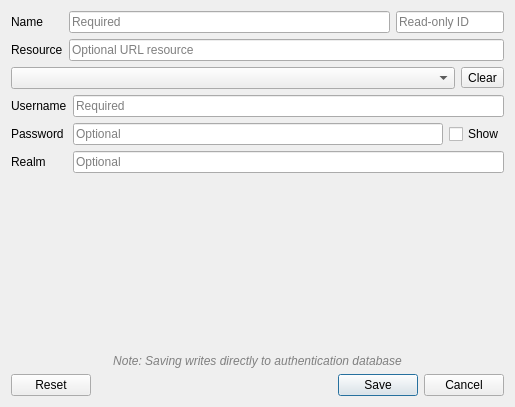
<?xml version="1.0" encoding="UTF-8"?>
<ui version="4.0">
 <class>QgsAuthConfigWidget</class>
 <widget class="QDialog" name="QgsAuthConfigWidget">
  <property name="geometry">
   <rect>
    <x>0</x>
    <y>0</y>
    <width>515</width>
    <height>407</height>
   </rect>
  </property>
  <property name="minimumSize">
   <size>
    <width>400</width>
    <height>0</height>
   </size>
  </property>
  <property name="windowTitle">
   <string>Authentication</string>
  </property>
  <layout class="QGridLayout" name="gridLayout">
   <item row="4" column="0" colspan="2">
    <layout class="QHBoxLayout" name="horizontalLayout">
     <item>
      <widget class="QComboBox" name="cmbAuthProviderType"/>
     </item>
     <item>
      <widget class="QToolButton" name="btnClear">
       <property name="text">
        <string>Clear</string>
       </property>
      </widget>
     </item>
    </layout>
   </item>
   <item row="2" column="0">
    <widget class="QLabel" name="label_3">
     <property name="text">
      <string>Resource</string>
     </property>
    </widget>
   </item>
   <item row="8" column="0" colspan="2">
    <widget class="QDialogButtonBox" name="buttonBox">
     <property name="standardButtons">
      <set>QDialogButtonBox::Cancel|QDialogButtonBox::Reset|QDialogButtonBox::Save</set>
     </property>
    </widget>
   </item>
   <item row="6" column="0" colspan="2">
    <widget class="QStackedWidget" name="stkwProviderType">
     <property name="currentIndex">
      <number>0</number>
     </property>
     <widget class="QWidget" name="pageBasic">
      <layout class="QGridLayout" name="gridLayout_4">
       <property name="leftMargin">
        <number>0</number>
       </property>
       <property name="topMargin">
        <number>0</number>
       </property>
       <property name="rightMargin">
        <number>0</number>
       </property>
       <property name="bottomMargin">
        <number>0</number>
       </property>
       <item row="0" column="0">
        <widget class="QLabel" name="label_5">
         <property name="text">
          <string>Username</string>
         </property>
        </widget>
       </item>
       <item row="3" column="0">
        <widget class="QLabel" name="label_6">
         <property name="text">
          <string>Realm</string>
         </property>
        </widget>
       </item>
       <item row="1" column="1">
        <layout class="QHBoxLayout" name="horizontalLayout_2">
         <property name="spacing">
          <number>6</number>
         </property>
         <item>
          <widget class="QLineEdit" name="leBasicPassword">
           <property name="text">
            <string/>
           </property>
           <property name="echoMode">
            <enum>QLineEdit::Password</enum>
           </property>
           <property name="placeholderText">
            <string>Optional</string>
           </property>
          </widget>
         </item>
         <item>
          <widget class="QCheckBox" name="chkBasicPasswordShow">
           <property name="sizePolicy">
            <sizepolicy hsizetype="Maximum" vsizetype="Fixed">
             <horstretch>0</horstretch>
             <verstretch>0</verstretch>
            </sizepolicy>
           </property>
           <property name="text">
            <string>Show</string>
           </property>
          </widget>
         </item>
        </layout>
       </item>
       <item row="1" column="0">
        <widget class="QLabel" name="label_4">
         <property name="text">
          <string>Password</string>
         </property>
        </widget>
       </item>
       <item row="0" column="1">
        <widget class="QLineEdit" name="leBasicUsername">
         <property name="placeholderText">
          <string>Required</string>
         </property>
        </widget>
       </item>
       <item row="3" column="1">
        <widget class="QLineEdit" name="leBasicRealm">
         <property name="placeholderText">
          <string>Optional</string>
         </property>
        </widget>
       </item>
       <item row="4" column="1">
        <spacer name="verticalSpacer_2">
         <property name="orientation">
          <enum>Qt::Vertical</enum>
         </property>
         <property name="sizeHint" stdset="0">
          <size>
           <width>20</width>
           <height>0</height>
          </size>
         </property>
        </spacer>
       </item>
      </layout>
     </widget>
     <widget class="QWidget" name="pagePkiPaths">
      <layout class="QGridLayout" name="gridLayout_2">
       <property name="leftMargin">
        <number>0</number>
       </property>
       <property name="topMargin">
        <number>0</number>
       </property>
       <property name="rightMargin">
        <number>0</number>
       </property>
       <property name="bottomMargin">
        <number>0</number>
       </property>
       <item row="3" column="1">
        <layout class="QGridLayout" name="gridLayout_3">
         <property name="spacing">
          <number>0</number>
         </property>
         <item row="0" column="0">
          <widget class="QLineEdit" name="lePkiPathsCert">
           <property name="readOnly">
            <bool>true</bool>
           </property>
           <property name="placeholderText">
            <string>Required</string>
           </property>
          </widget>
         </item>
         <item row="0" column="1">
          <widget class="QToolButton" name="btnPkiPathsCert">
           <property name="text">
            <string>...</string>
           </property>
           <property name="popupMode">
            <enum>QToolButton::InstantPopup</enum>
           </property>
          </widget>
         </item>
         <item row="1" column="0" colspan="2">
          <widget class="QLineEdit" name="lePkiPathsMsg">
           <property name="styleSheet">
            <string notr="true">background-color: rgba(255, 255, 255, 0);</string>
           </property>
           <property name="readOnly">
            <bool>true</bool>
           </property>
          </widget>
         </item>
        </layout>
       </item>
       <item row="10" column="1">
        <layout class="QGridLayout" name="gridLayout_6">
         <property name="horizontalSpacing">
          <number>0</number>
         </property>
         <property name="verticalSpacing">
          <number>6</number>
         </property>
         <item row="0" column="1">
          <widget class="QToolButton" name="btnPkiPathsIssuer">
           <property name="text">
            <string>...</string>
           </property>
           <property name="popupMode">
            <enum>QToolButton::InstantPopup</enum>
           </property>
          </widget>
         </item>
         <item row="0" column="0">
          <widget class="QLineEdit" name="lePkiPathsIssuer">
           <property name="readOnly">
            <bool>true</bool>
           </property>
           <property name="placeholderText">
            <string>Optional</string>
           </property>
          </widget>
         </item>
         <item row="1" column="0">
          <widget class="QCheckBox" name="chkPkiPathsIssuerSelf">
           <property name="sizePolicy">
            <sizepolicy hsizetype="MinimumExpanding" vsizetype="Fixed">
             <horstretch>0</horstretch>
             <verstretch>0</verstretch>
            </sizepolicy>
           </property>
           <property name="text">
            <string>Self-signed</string>
           </property>
          </widget>
         </item>
        </layout>
       </item>
       <item row="4" column="0">
        <widget class="QLabel" name="lblPkiPathsKey">
         <property name="sizePolicy">
          <sizepolicy hsizetype="Maximum" vsizetype="Preferred">
           <horstretch>0</horstretch>
           <verstretch>0</verstretch>
          </sizepolicy>
         </property>
         <property name="text">
          <string>Key</string>
         </property>
        </widget>
       </item>
       <item row="4" column="1">
        <layout class="QVBoxLayout" name="verticalLayout_3">
         <property name="spacing">
          <number>6</number>
         </property>
         <item>
          <layout class="QHBoxLayout" name="horizontalLayout_3">
           <property name="spacing">
            <number>0</number>
           </property>
           <item>
            <widget class="QLineEdit" name="lePkiPathsKey">
             <property name="readOnly">
              <bool>true</bool>
             </property>
             <property name="placeholderText">
              <string>Required</string>
             </property>
            </widget>
           </item>
           <item>
            <widget class="QToolButton" name="btnPkiPathsKey">
             <property name="text">
              <string>...</string>
             </property>
             <property name="popupMode">
              <enum>QToolButton::InstantPopup</enum>
             </property>
            </widget>
           </item>
          </layout>
         </item>
         <item>
          <layout class="QHBoxLayout" name="horizontalLayout_4">
           <item>
            <widget class="QLineEdit" name="lePkiPathsKeyPass">
             <property name="echoMode">
              <enum>QLineEdit::Password</enum>
             </property>
             <property name="placeholderText">
              <string>Optional passphrase</string>
             </property>
            </widget>
           </item>
           <item>
            <widget class="QCheckBox" name="chkPkiPathsPassShow">
             <property name="sizePolicy">
              <sizepolicy hsizetype="Maximum" vsizetype="Fixed">
               <horstretch>0</horstretch>
               <verstretch>0</verstretch>
              </sizepolicy>
             </property>
             <property name="text">
              <string>Show</string>
             </property>
            </widget>
           </item>
          </layout>
         </item>
        </layout>
       </item>
       <item row="10" column="0">
        <widget class="QLabel" name="lblPkiPathsIssuer">
         <property name="sizePolicy">
          <sizepolicy hsizetype="Maximum" vsizetype="Preferred">
           <horstretch>0</horstretch>
           <verstretch>0</verstretch>
          </sizepolicy>
         </property>
         <property name="text">
          <string>Issuer</string>
         </property>
        </widget>
       </item>
       <item row="3" column="0">
        <widget class="QLabel" name="lblPkiPathsCert">
         <property name="sizePolicy">
          <sizepolicy hsizetype="Maximum" vsizetype="Preferred">
           <horstretch>0</horstretch>
           <verstretch>0</verstretch>
          </sizepolicy>
         </property>
         <property name="text">
          <string>Cert</string>
         </property>
        </widget>
       </item>
       <item row="11" column="1">
        <spacer name="verticalSpacer_3">
         <property name="orientation">
          <enum>Qt::Vertical</enum>
         </property>
         <property name="sizeHint" stdset="0">
          <size>
           <width>20</width>
           <height>0</height>
          </size>
         </property>
        </spacer>
       </item>
      </layout>
     </widget>
     <widget class="QWidget" name="pagePkiPkcs12">
      <layout class="QGridLayout" name="gridLayout_8">
       <property name="leftMargin">
        <number>0</number>
       </property>
       <property name="topMargin">
        <number>0</number>
       </property>
       <property name="rightMargin">
        <number>0</number>
       </property>
       <property name="bottomMargin">
        <number>0</number>
       </property>
       <item row="3" column="1">
        <spacer name="verticalSpacer">
         <property name="orientation">
          <enum>Qt::Vertical</enum>
         </property>
         <property name="sizeHint" stdset="0">
          <size>
           <width>20</width>
           <height>40</height>
          </size>
         </property>
        </spacer>
       </item>
       <item row="1" column="1">
        <layout class="QVBoxLayout" name="verticalLayout_4">
         <property name="spacing">
          <number>6</number>
         </property>
         <item>
          <layout class="QHBoxLayout" name="horizontalLayout_6">
           <item>
            <widget class="QLineEdit" name="lePkiPkcs12KeyPass">
             <property name="echoMode">
              <enum>QLineEdit::Password</enum>
             </property>
             <property name="placeholderText">
              <string>Optional passphrase</string>
             </property>
            </widget>
           </item>
           <item>
            <widget class="QCheckBox" name="chkPkiPkcs12PassShow">
             <property name="sizePolicy">
              <sizepolicy hsizetype="Maximum" vsizetype="Fixed">
               <horstretch>0</horstretch>
               <verstretch>0</verstretch>
              </sizepolicy>
             </property>
             <property name="text">
              <string>Show</string>
             </property>
            </widget>
           </item>
          </layout>
         </item>
        </layout>
       </item>
       <item row="0" column="1">
        <layout class="QGridLayout" name="gridLayout_5">
         <property name="spacing">
          <number>0</number>
         </property>
         <item row="0" column="0">
          <widget class="QLineEdit" name="lePkiPkcs12Bundle">
           <property name="readOnly">
            <bool>true</bool>
           </property>
           <property name="placeholderText">
            <string>Required</string>
           </property>
          </widget>
         </item>
         <item row="0" column="1">
          <widget class="QToolButton" name="btnPkiPkcs12Bundle">
           <property name="text">
            <string>...</string>
           </property>
           <property name="popupMode">
            <enum>QToolButton::InstantPopup</enum>
           </property>
          </widget>
         </item>
         <item row="1" column="0" colspan="2">
          <widget class="QLineEdit" name="lePkiPkcs12Msg">
           <property name="styleSheet">
            <string notr="true">background-color: rgba(255, 255, 255, 0);</string>
           </property>
           <property name="readOnly">
            <bool>true</bool>
           </property>
          </widget>
         </item>
        </layout>
       </item>
       <item row="1" column="0">
        <widget class="QLabel" name="lblPkiPathsKey_2">
         <property name="sizePolicy">
          <sizepolicy hsizetype="Maximum" vsizetype="Preferred">
           <horstretch>0</horstretch>
           <verstretch>0</verstretch>
          </sizepolicy>
         </property>
         <property name="text">
          <string>Key</string>
         </property>
        </widget>
       </item>
       <item row="0" column="0">
        <widget class="QLabel" name="lblPkiPathsCert_2">
         <property name="sizePolicy">
          <sizepolicy hsizetype="Maximum" vsizetype="Preferred">
           <horstretch>0</horstretch>
           <verstretch>0</verstretch>
          </sizepolicy>
         </property>
         <property name="text">
          <string>Bundle</string>
         </property>
        </widget>
       </item>
       <item row="2" column="1">
        <layout class="QGridLayout" name="gridLayout_7">
         <property name="horizontalSpacing">
          <number>0</number>
         </property>
         <property name="verticalSpacing">
          <number>6</number>
         </property>
         <item row="0" column="1">
          <widget class="QToolButton" name="btnPkiPkcs12Issuer">
           <property name="text">
            <string>...</string>
           </property>
           <property name="popupMode">
            <enum>QToolButton::InstantPopup</enum>
           </property>
          </widget>
         </item>
         <item row="0" column="0">
          <widget class="QLineEdit" name="lePkiPkcs12Issuer">
           <property name="readOnly">
            <bool>true</bool>
           </property>
           <property name="placeholderText">
            <string>Optional</string>
           </property>
          </widget>
         </item>
         <item row="1" column="0">
          <widget class="QCheckBox" name="chkPkiPkcs12IssuerSelf">
           <property name="sizePolicy">
            <sizepolicy hsizetype="MinimumExpanding" vsizetype="Fixed">
             <horstretch>0</horstretch>
             <verstretch>0</verstretch>
            </sizepolicy>
           </property>
           <property name="text">
            <string>Self-signed</string>
           </property>
          </widget>
         </item>
        </layout>
       </item>
       <item row="2" column="0">
        <widget class="QLabel" name="lblPkiPathsIssuer_2">
         <property name="sizePolicy">
          <sizepolicy hsizetype="Maximum" vsizetype="Preferred">
           <horstretch>0</horstretch>
           <verstretch>0</verstretch>
          </sizepolicy>
         </property>
         <property name="text">
          <string>Issuer</string>
         </property>
        </widget>
       </item>
      </layout>
      <zorder>lblPkiPathsCert_2</zorder>
      <zorder>lblPkiPathsKey_2</zorder>
      <zorder>lblPkiPathsIssuer_2</zorder>
     </widget>
    </widget>
   </item>
   <item row="7" column="0" colspan="2">
    <widget class="QLabel" name="label">
     <property name="font">
      <font>
       <italic>true</italic>
      </font>
     </property>
     <property name="styleSheet">
      <string notr="true">color: rgb(128, 128, 128);</string>
     </property>
     <property name="text">
      <string>Note: Saving writes directly to authentication database</string>
     </property>
     <property name="alignment">
      <set>Qt::AlignCenter</set>
     </property>
    </widget>
   </item>
   <item row="2" column="1">
    <widget class="QLineEdit" name="leResource">
     <property name="placeholderText">
      <string>Optional URL resource</string>
     </property>
    </widget>
   </item>
   <item row="1" column="1">
    <layout class="QHBoxLayout" name="horizontalLayout_5">
     <property name="spacing">
      <number>6</number>
     </property>
     <item>
      <widget class="QLineEdit" name="leName">
       <property name="placeholderText">
        <string>Required</string>
       </property>
      </widget>
     </item>
     <item>
      <widget class="QLineEdit" name="leAuthId">
       <property name="sizePolicy">
        <sizepolicy hsizetype="Fixed" vsizetype="Fixed">
         <horstretch>0</horstretch>
         <verstretch>0</verstretch>
        </sizepolicy>
       </property>
       <property name="minimumSize">
        <size>
         <width>80</width>
         <height>0</height>
        </size>
       </property>
       <property name="maximumSize">
        <size>
         <width>110</width>
         <height>16777215</height>
        </size>
       </property>
       <property name="readOnly">
        <bool>true</bool>
       </property>
       <property name="placeholderText">
        <string>Read-only ID</string>
       </property>
      </widget>
     </item>
    </layout>
   </item>
   <item row="1" column="0">
    <widget class="QLabel" name="label_2">
     <property name="text">
      <string>Name</string>
     </property>
    </widget>
   </item>
  </layout>
 </widget>
 <tabstops>
  <tabstop>leResource</tabstop>
  <tabstop>cmbAuthProviderType</tabstop>
  <tabstop>leBasicUsername</tabstop>
  <tabstop>leBasicPassword</tabstop>
  <tabstop>chkBasicPasswordShow</tabstop>
  <tabstop>leBasicRealm</tabstop>
  <tabstop>btnPkiPathsCert</tabstop>
  <tabstop>btnPkiPathsKey</tabstop>
  <tabstop>lePkiPathsKeyPass</tabstop>
  <tabstop>chkPkiPathsPassShow</tabstop>
  <tabstop>btnPkiPathsIssuer</tabstop>
  <tabstop>chkPkiPathsIssuerSelf</tabstop>
  <tabstop>lePkiPathsCert</tabstop>
  <tabstop>lePkiPathsKey</tabstop>
  <tabstop>lePkiPathsIssuer</tabstop>
  <tabstop>btnClear</tabstop>
  <tabstop>lePkiPathsMsg</tabstop>
 </tabstops>
 <resources/>
 <connections/>
</ui>
